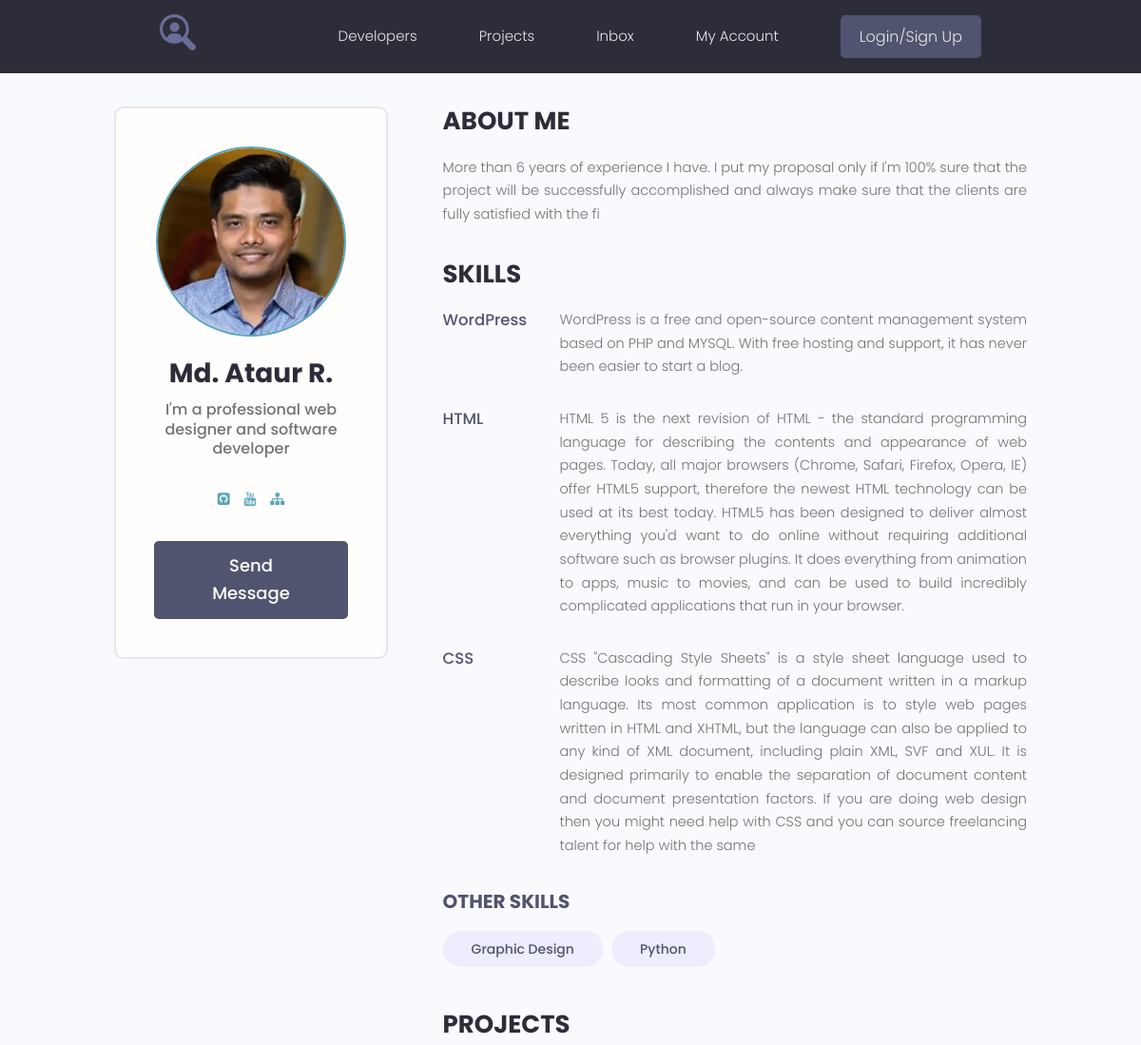
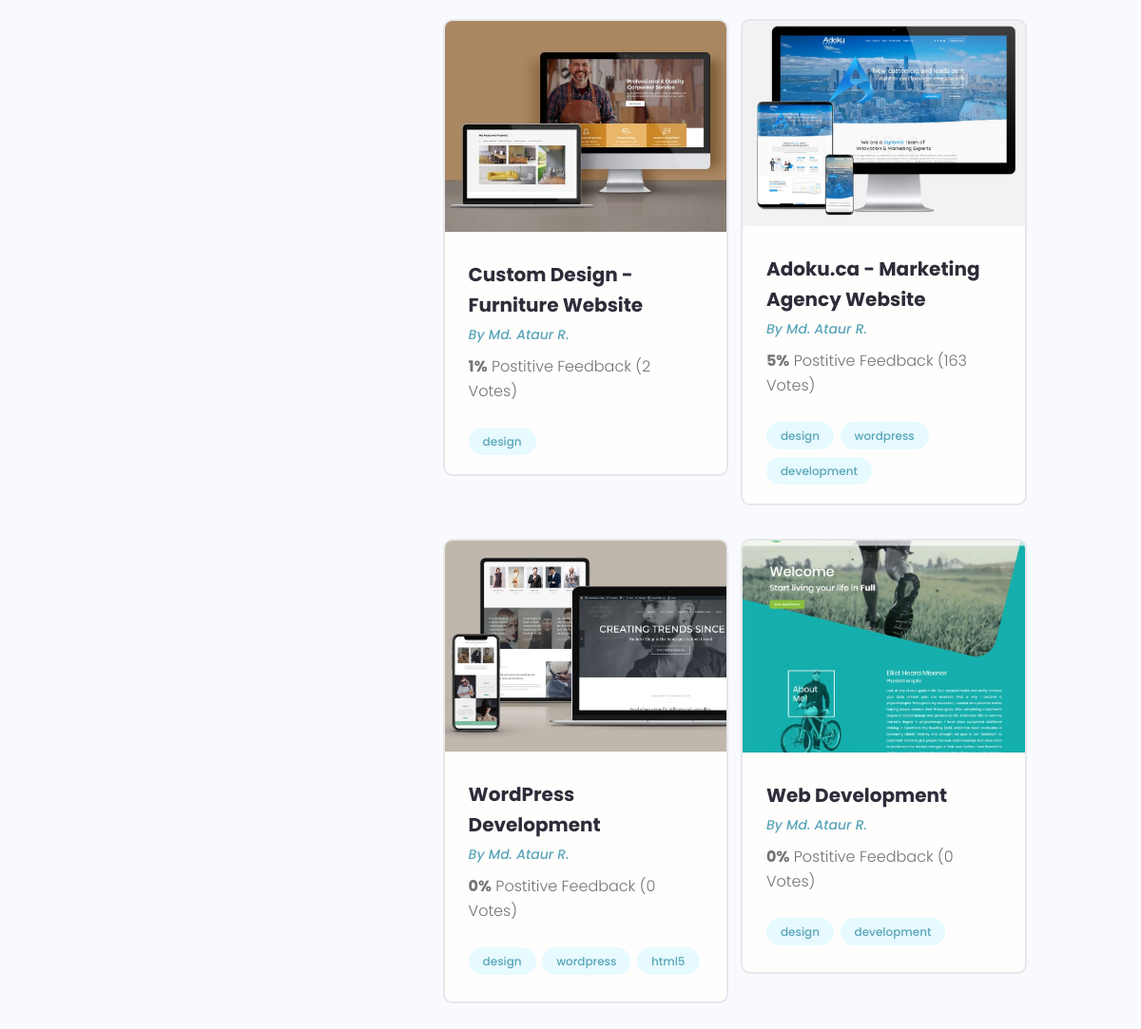
Page /profile/1/ on the committed database (2 pictures, top to bottom).
### users/models.py (models this page shows, shortened)
class Profile(models.Model):
    user = models.OneToOneField(User, on_delete=models.CASCADE, blank=True)
    name = models.CharField(max_length=200, blank=True)
    email = models.EmailField(max_length=500, blank=True)
    username = models.CharField(max_length=200, blank=True)
    short_intro = models.CharField(max_length=200, blank=True)
    bio = models.TextField(blank=True)
    profile_image = models.ImageField(upload_to="profiles/", default="profiles/user-default.png")
    social_github = models.CharField(max_length=200, blank=True)
    social_youtube = models.CharField(max_length=200, blank=True)
    social_website = models.CharField(max_length=200, blank=True)
    created = models.DateTimeField(auto_now_add=True)

class Skill(models.Model):
    owner = models.ForeignKey(Profile, on_delete=models.CASCADE, blank=True)
    name = models.CharField(max_length=200, blank=True)
    description = models.TextField(blank=True)
    created = models.DateTimeField(auto_now_add=True)
    def __str__(self):
        return self.name

### projects/models.py (models this page shows, shortened)
class Project(models.Model):
    owner = models.ForeignKey(Profile, on_delete=models.SET_NULL, null=True, blank=True)
    title = models.CharField(max_length=200)
    description = models.TextField(blank=True)
    featured_image = models.ImageField(upload_to="projects/%Y/%m/%d/", default="default.jpg")
    demo_link = models.CharField(max_length=2000, blank=True)
    source_link = models.CharField(max_length=2000, blank=True)
    tags = models.ManyToManyField('Tag', blank=True)
    vote_total = models.IntegerField(default=0)
    vote_rating = models.IntegerField(default=0)
    created = models.DateTimeField(auto_now_add=True)

class Tag(models.Model):
    name = models.CharField(max_length=200)
    created = models.DateTimeField(auto_now_add=True)
    def __str__(self):
        return self.name

### users/views.py (the view)
# urls.py: path('profile/<str:pk>/', views.user_profile, name='user_profile'),
def user_profile(request, pk):
    prof = Profile.objects.get(id=pk)
    top_skills = prof.skill_set.exclude(description__exact="") #__exact - точное совпадение
    other_skills = prof.skill_set.filter(description="")
    context = {
        'profile': prof,
        'top_skills': top_skills,
        "other_skills": other_skills
    }
    return render(request, "users/profile.html", context)

### users/templates/users/profile.html
{% extends 'projects/base.html' %}
{% block content %}
  <main class="profile my-md">
    <div class="container">
      <div class="layout">
        <div class="column column--1of3">
          <div class="card text-center">
            <div class="card__body dev">
              <img class="avatar avatar--xl" src="{{ profile.profile_image.url }}" />
              <h2 class="dev__name">{{ profile.name }}</h2>
              <p class="dev__title">{{ profile.short_intro }}</p>
              <ul class="dev__social">
                {% if profile.social_github %}
                <li>
                  <a title="Github" href="{{ profile.social_github }}" target="_blank"><i class="fa fa-github-square"></i></a>
                </li>
                {% endif %}
                {% if profile.social_youtube %}
                <li>
                  <a title="Youtube" href="{{ profile.social_youtube }}" target="_blank"><i class="fa fa-youtube"></i></a>
                </li>
                {% endif %}
                {% if profile.social_website %}
                <li>
                  <a title="Personal Website" href="{{ profile.social_website }}" target="_blank"><i class="fa fa-sitemap"></i></a>
                </li>
                {% endif %}
              </ul>
              <a href="#" class="btn btn--sub btn--lg">Send Message </a>
            </div>
          </div>
        </div>
        <div class="column column--2of3">
          <div class="devInfo">
            <h3 class="devInfo__title">About Me</h3>
            <p class="devInfo__about">
              {{ profile.bio }}
            </p>
          </div>
          <div class="devInfo">
            <h3 class="devInfo__title">Skills</h3>
            <div class="devInfo__skills">
              {% for skill in top_skills %}
              <div class="devSkill">
                <h4 class="devSkill__title">{{ skill.name }}</h4>
                <p class="devSkill__info">
                  {{ skill.description }}
                </p>
              </div>
              {% endfor %}
              <h3 class="devInfo__subtitle">Other Skills</h3>
              <div class="devInfo__otherSkills">
                {% for skill in other_skills %}
                <span class="tag tag--pill tag--sub tag--lg">
                  <small>{{ skill }}</small>
                </span>
                {% endfor %}
              </div>
            </div>
          </div>
          <div class="devInfo">
            <h3 class="devInfo__title">Projects</h3>
            <div class="grid grid--two">
              {% for project in profile.project_set.all %}
              <div class="column">
                <div class="card project">
                  <a href="{% url 'project' project.id %}" class="project">
                    <img class="project__thumbnail" src="{{ project.featured_image.url }}" alt="project thumbnail" />
                    <div class="card__body">
                      <h3 class="project__title">{{ project.title }}</h3>
                      <p><a class="project__author" href="{% url 'user_profile' project.owner.id %}">By  {{ project.owner.name }}</a></p>
                      <p class="project--rating">
                        <span style="font-weight: bold;">{{ project.vote_rating }}%</span> Postitive
                        Feedback ({{ project.vote_total }} Vote{{ project.vote_total|pluralize:"s" }})
                      </p>
                      <div class="project__tags">
                        {% for tag in project.tags.all %}
                        <span class="tag tag--pill tag--main">
                          <small>{{ tag }}</small>
                        </span>
                        {% endfor %}
                      </div>
                    </div>
                  </a>
                </div>
              </div>
              {% endfor %}
            </div>
          </div>
        </div>
      </div>
    </div>
  </main>
{% endblock %}

### projects/static/styles/app.css (style rules this page uses)
:root { --color-sub: #2d2d39; }
.btn--sub { background-color: var(--color-sub-light); }
.card { border: 2px solid var(--color-light); }
img { width: 100%; }
.profile .card > .dev { padding: 4rem; }
.dev__name { color: var(--color-sub); font-size: 2.8rem; font-weight: 700; margin-top: 1rem; margin-bottom: 0.5rem; }
.dev__title { font-size: 1.6rem; font-weight: 500; line-height: 1.3; }
.dev__social { margin: 3rem 0; list-style: none; display: flex; justify-content: center; gap: 1.5rem; }
.devInfo { margin-bottom: 3rem; }
.devInfo__title, .devInfo__subtitle { font-size: 2.6rem; color: var(--color-sub); text-transform: uppercase; font-weight: 700; margin-bottom: 1.5rem; }
.devInfo__subtitle { font-size: 2rem; color: var(--color-sub-light); }
.devInfo__about, .devSkill__info { font-size: 1.45rem; line-height: 1.7; text-align: justify; }
.devSkill { margin-bottom: 3rem; }
.devSkill__title { font-size: 1.65rem; font-weight: 500; color: var(--color-sub-light); }
@media screen and (min-width: 700px) { .devSkill { display: flex; justify-content: space-between; gap: 3rem; } }
@media screen and (min-width: 700px) { .devSkill__info { flex-basis: 80%; } }
.project__author { font-size: 1.4rem; font-style: italic; }
.project--rating { margin-bottom: 1.6em; margin-top: .5em; }
.project__thumbnail { object-fit: cover; object-position: top center; width: 100%; }
.project__title { font-size: 2rem; font-weight: 700; color: var(--color-sub); }

### projects/static/uikit/styles/modules/_variables.css (style rules this page uses)
:root { --color-main: #5aa5b9; --color-main-light: #e6faff; --color-sub: #3f4156; --color-sub-light: #51546e; --color-sub-lighter: #ededfd; --color-text: #737373; --color-gray: #8b8b8b; --color-light: #e5e7eb; --color-light-gray: #767676; --color-bg: #f8fafd; --color-white: #fffefd; --color-white-light: #f3f3f3; --color-success: #359e64; --color-success-bg: #def8e8; --color-error: #fc4b0b; --color-error-bg: #fff2ee; --font-base: 'Poppins', arial, helvetica, 'Segoe UI', roboto, ubuntu, sans-serif; --font-monospace: 'Fira Code', 'Courier New', courier, monospace; --font-regular: 300; --font-medium: 500; --font-bold: 700; --generic-shadow: 1px 1px 5px #00000010; --generic-transition: all 0.3s ease-in-out; }

### projects/static/uikit/styles/modules/_base.css (style rules this page uses)
* { margin: 0; padding: 0; box-sizing: border-box; text-rendering: optimizeLegibility; color: inherit; font-size: inherit; }
html { font-size: 50%; }
@media only screen and (min-width: 480px) { html { font-size: 56.25%; } }
@media only screen and (min-width: 1200px) { html { font-size: 62.5%; } }
body { line-height: 1.6; font-weight: 400; font-size: 1.5rem; color: var(--color-text); background-color: var(--color-bg); min-height: 100vh; }

### projects/static/uikit/styles/modules/_typography.css (style rules this page uses)
* { font-family: var(--font-base); }
h2 { font-size: 3.6rem; font-weight: var(--font-bold); }
h3 { font-size: 3.2rem; font-weight: var(--font-medium); }
h4 { font-size: 2.8rem; font-weight: var(--font-medium); }
p, span, strong { font-size: 1.6rem; color: var(--color-text); font-weight: var(--font-regular); }
a { padding-bottom: 2px; text-decoration: none; display: inline-block; color: var(--color-main); font-weight: var(--font-medium); }

### projects/static/uikit/styles/modules/_utilities.css (style rules this page uses)
.container { width: 92%; max-width: 165rem; margin: 0 auto; box-sizing: border-box; }
@media screen and (min-width: 1000px) { .container { width: 90%; } }
@media screen and (min-width: 1200px) { .container { width: 80%; } }
.text-center { text-align: center; }
.my-md { margin: 3rem auto; }

### projects/static/uikit/styles/modules/_avatar.css (style rules this page uses)
.avatar { border-radius: 50%; border: 2px solid var(--color-main); object-fit: cover; }
.avatar--xl { height: 20rem; width: 20rem; }

### projects/static/uikit/styles/modules/_button.css (style rules this page uses)
.btn { display: inline-block; position: relative; cursor: pointer; background-color: var(--color-light); font-weight: var(--font-medium); color: var(--color-sub); text-decoration: none; padding: 1rem 2rem; border-radius: 0.5rem; border: none; width: -webkit-fit-content; width: -moz-fit-content; width: fit-content; height: -webkit-fit-content; height: -moz-fit-content; height: fit-content; font-size: 1.6rem; outline-width: 0; outline-color: transparent; -webkit-backface-visibility: hidden; backface-visibility: hidden; transition: all 0.3s ease-in-out; }
.btn--sub { background-color: var(--color-sub); color: var(--color-white); }
.btn--lg { font-size: 1.8rem; padding: 1.2rem 4.5rem; }

### projects/static/uikit/styles/modules/_card.css (style rules this page uses)
.card { border-radius: 1rem; background-color: var(--color-white); border: 1.5px solid var(--color-light); width: auto; height: auto; margin-top: 0.5rem; margin-bottom: 0.5rem; overflow: hidden; }
.card__body, .card__header { padding: 2rem 2.5rem; }

### rows in the picture
Profile: profile_image (picture), name "Md. Ataur R.", short_intro "I'm a professional web designer and software developer", bio "More than 6 years of experience I have. I put my proposal only if I'm 100% sure that the project will be successfully accomplished and always make sure that the clients are fully satisfied with the fi"
Skill: name "WordPress", description "WordPress is a free and open-source content management system based on PHP and MYSQL. With free hosting and support, it has never been easier to start a blog."
Skill: name "HTML", description "HTML 5 is the next revision of HTML - the standard programming language for describing the contents and appearance of web pages. Today, all major browsers (Chrome, Safari, Firefox, Opera, IE) offer HTML5 support, therefore the newest HTML technology can be used at its best today. HTML5 has been designed to deliver almost everything you'd want to do online without requiring additional software such as browser plugins. It does everything from animation to apps, music to movies, and can be used to build incredibly complicated applications that run in your browser."
Skill: name "CSS", description "CSS \"Cascading Style Sheets\" is a style sheet language used to describe looks and formatting of a document written in a markup language. Its most common application is to style web pages written in HTML and XHTML, but the language can also be applied to any kind of XML document, including plain XML, SVF and XUL. It is designed primarily to enable the separation of document content and document presentation factors. If you are doing web design then you might need help with CSS and you can source freelancing talent for help with the same"
Skill: name "Graphic Design"
Skill: name "Python"
Project: featured_image (picture), title "Custom Design - Furniture Website", owner.name "Md. Ataur R.", vote_rating "1", vote_total "2"
Tag: name "design"
Project: featured_image (picture), title "Adoku.ca - Marketing Agency Website", owner.name "Md. Ataur R.", vote_rating "5", vote_total "163"
Tag: name "wordpress"
Tag: name "development"
Project: featured_image (picture), title "WordPress Development", owner.name "Md. Ataur R.", vote_rating "0", vote_total "0"
Tag: name "html5"
Project: featured_image (picture), title "Web Development", owner.name "Md. Ataur R.", vote_rating "0", vote_total "0"
